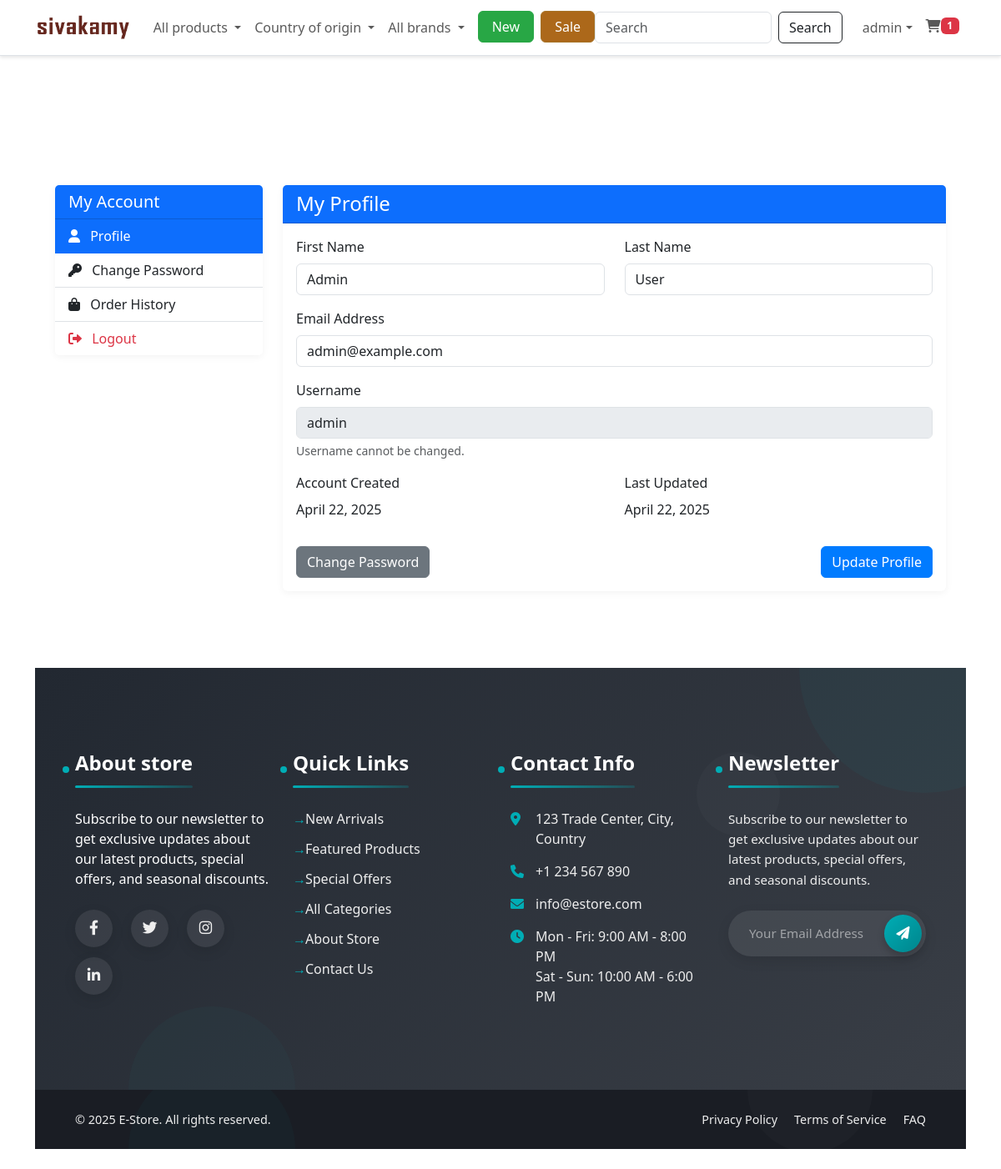
Page /?controller=user&action=profile (signed in) on the committed database.
### tables this page shows
CREATE TABLE IF NOT EXISTS `settings` (
  `id` int NOT NULL AUTO_INCREMENT,
  `key` varchar(100) NOT NULL,
  `value` text,
  `group` varchar(50) DEFAULT 'general',
  `created_at` timestamp NULL DEFAULT CURRENT_TIMESTAMP,
  `updated_at` timestamp NULL DEFAULT CURRENT_TIMESTAMP ON UPDATE CURRENT_TIMESTAMP,
  PRIMARY KEY (`id`),
  UNIQUE KEY `key` (`key`)
);

CREATE TABLE IF NOT EXISTS `users` (
  `id` int NOT NULL AUTO_INCREMENT,
  `username` varchar(50) NOT NULL,
  `email` varchar(100) NOT NULL,
  `password` varchar(255) NOT NULL,
  `first_name` varchar(50) NOT NULL,
  `last_name` varchar(50) NOT NULL,
  `role` enum('admin','customer','staff') NOT NULL DEFAULT 'customer',
  `created_at` timestamp NULL DEFAULT CURRENT_TIMESTAMP,
  `updated_at` timestamp NULL DEFAULT CURRENT_TIMESTAMP ON UPDATE CURRENT_TIMESTAMP,
  PRIMARY KEY (`id`),
  UNIQUE KEY `username` (`username`),
  UNIQUE KEY `email` (`email`)
);

CREATE TABLE IF NOT EXISTS `about_store` (
  `id` int NOT NULL AUTO_INCREMENT,
  `title` varchar(255) NOT NULL,
  `content` text NOT NULL,
  `image_path` varchar(255) DEFAULT NULL,
  `created_at` timestamp NOT NULL DEFAULT CURRENT_TIMESTAMP,
  `updated_at` timestamp NOT NULL DEFAULT CURRENT_TIMESTAMP ON UPDATE CURRENT_TIMESTAMP,
  PRIMARY KEY (`id`)
);

### app/views/customer/profile.php (the view, shortened to what the rows shown need)
<?php require_once APP_PATH . 'views/customer/layouts/header.php'; ?>
<div class="container py-5">
    <div class="row">
        <div class="col-md-3">
            <div class="card mb-4">
                <div class="card-header bg-primary text-white">
                    <h5 class="mb-0">My Account</h5>
                </div>
                <div class="list-group list-group-flush">
                    <a href="<?php echo BASE_URL; ?>?controller=user&action=profile" class="list-group-item list-group-item-action active">
                        <i class="fas fa-user me-2"></i> Profile
                    </a>
                    <a href="<?php echo BASE_URL; ?>?controller=user&action=changePassword" class="list-group-item list-group-item-action">
                        <i class="fas fa-key me-2"></i> Change Password
                    </a>
                    <a href="<?php echo BASE_URL; ?>?controller=order&action=history" class="list-group-item list-group-item-action">
                        <i class="fas fa-shopping-bag me-2"></i> Order History
                    </a>
                    <a href="<?php echo BASE_URL; ?>?controller=user&action=logout" class="list-group-item list-group-item-action text-danger">
                        <i class="fas fa-sign-out-alt me-2"></i> Logout
                    </a>
                </div>
            </div>
        </div>
        <div class="col-md-9">
            <div class="card">
                <div class="card-header bg-primary text-white">
                    <h4 class="mb-0">My Profile</h4>
                </div>
                <div class="card-body">
                    <form action="<?php echo BASE_URL; ?>?controller=user&action=profile" method="POST">
                        <div class="row mb-3">
                            <div class="col-md-6">
                                <label for="first_name" class="form-label">First Name</label>
                                <input type="text" class="form-control <?php echo isset($errors['first_name']) ? 'is-invalid' : ''; ?>" id="first_name" name="first_name" value="<?php echo $user['first_name']; ?>" required>
                            </div>
                            <div class="col-md-6">
                                <label for="last_name" class="form-label">Last Name</label>
                                <input type="text" class="form-control <?php echo isset($errors['last_name']) ? 'is-invalid' : ''; ?>" id="last_name" name="last_name" value="<?php echo $user['last_name']; ?>" required>
                            </div>
                        </div>
                        <div class="mb-3">
                            <label for="email" class="form-label">Email Address</label>
                            <input type="email" class="form-control <?php echo isset($errors['email']) ? 'is-invalid' : ''; ?>" id="email" name="email" value="<?php echo $user['email']; ?>" required>
                        </div>
                        <div class="mb-3">
                            <label for="username" class="form-label">Username</label>
                            <input type="text" class="form-control" id="username" value="<?php echo $user['username']; ?>" disabled>
                            <div class="form-text">Username cannot be changed.</div>
                        </div>
                        <div class="row mb-3">
                            <div class="col-md-6">
                                <label class="form-label">Account Created</label>
                                <p class="form-control-static"><?php echo date('F j, Y', strtotime($user['created_at'])); ?></p>
                            </div>
                            <div class="col-md-6">
                                <label class="form-label">Last Updated</label>
                                <p class="form-control-static"><?php echo date('F j, Y', strtotime($user['updated_at'])); ?></p>
                            </div>
                        </div>
                        <div class="d-flex justify-content-between">
                            <a href="<?php echo BASE_URL; ?>?controller=user&action=changePassword" class="btn btn-secondary">Change Password</a>
                            <button type="submit" class="btn btn-primary">Update Profile</button>
                        </div>
                    </form>
                </div>
            </div>
        </div>
    </div>
</div>
<?php require_once APP_PATH . 'views/customer/layouts/footer.php'; ?>

### app/views/customer/layouts/header.php (shortened to what the rows shown need)
<!DOCTYPE html>
<html lang="en">
<head>
    <link href="https://cdn.jsdelivr.net/npm/bootstrap@5.3.0-alpha1/dist/css/bootstrap.min.css" rel="stylesheet">
    <link rel="stylesheet" href="https://cdnjs.cloudflare.com/ajax/libs/font-awesome/6.0.0/css/all.min.css">
    <link rel="stylesheet" href="https://cdnjs.cloudflare.com/ajax/libs/animate.css/4.1.1/animate.min.css">
    <link rel="stylesheet" href="<?php echo BASE_URL; ?>assets/css/style.css">
</head>
<body style="background-color: #fff;" class="mobile-nav-fixed d-flex flex-column min-vh-100">
    <?php
    $settingModel = new Setting();
    $siteLogo = $settingModel->getSetting('site_logo');
    $siteName = $settingModel->getSetting('site_name') ?: 'Sivakamy';
    ?>
    <nav class="navbar navbar-expand-lg navbar-light bg-white border-bottom d-none d-md-block">
        <div class="container">
            <a class="navbar-brand fw-bold" href="<?php echo BASE_URL; ?>">
                <?php if(!empty($siteLogo) && file_exists(UPLOAD_PATH . $siteLogo)): ?>
                    <img src="<?php echo BASE_URL . 'public/uploads/' . htmlspecialchars($siteLogo); ?>" alt="<?php echo htmlspecialchars($siteName); ?>" style="max-height: 40px;">
                <?php else: ?>
                    <?php echo htmlspecialchars($siteName); ?>
                <?php endif; ?>
            </a>
            <div class="collapse navbar-collapse" id="navbarSupportedContent">
                <ul class="navbar-nav me-auto mb-2 mb-lg-0">
                    <li class="nav-item dropdown">
                        <a class="nav-link dropdown-toggle" href="#" id="categoryDropdown" role="button" data-bs-toggle="dropdown" aria-expanded="false">
                            All products
                        </a>
                    </li>
                    <li class="nav-item dropdown">
                        <a class="nav-link dropdown-toggle" href="#" id="countryDropdown" role="button" data-bs-toggle="dropdown" aria-expanded="false">
                            Country of origin
                        </a>
                    </li>
                    <li class="nav-item dropdown">
                        <a class="nav-link dropdown-toggle" href="#" id="brandDropdown" role="button" data-bs-toggle="dropdown" aria-expanded="false">
                            All brands
                        </a>
                    </li>
                    <li class="nav-item ms-2">
                        <a href="#" class="btn btn-success px-3 fw-medium" style="background-color: #28a745; border-color: #28a745;">New </a>
                    </li>
                    <li class="nav-item ms-2">
                        <a href="#" class="btn btn-success px-3 fw-medium" style="background-color:rgb(172, 104, 26); border-color:rgb(167, 116, 40);">Sale</a>
                    </li>
                </ul>
                <div class="d-lg-flex flex-column flex-lg-row align-items-start align-items-lg-center mt-3 mt-lg-0">
                    <form class="d-none d-md-flex w-100 mb-3 mb-lg-0 me-lg-2" action="<?php echo BASE_URL; ?>?controller=product&action=search" method="GET">
                        <input class="form-control me-2" type="search" name="keyword" placeholder="Search" aria-label="Search">
                        <button class="btn btn-outline-dark" type="submit">Search</button>
                    </form>
                    <ul class="navbar-nav ms-lg-2">
                        <?php if(isLoggedIn()) : ?>
                            <li class="nav-item dropdown">
                                <a class="nav-link dropdown-toggle d-flex align-items-center" href="#" id="navbarDropdown" role="button" data-bs-toggle="dropdown" aria-expanded="false">
                                    <span><?php echo $_SESSION['user_name']; ?></span>
                                </a>
                            </li>
                        <?php endif; ?>
                        <li class="nav-item">
                            <a class="nav-link d-flex align-items-center" href="<?php echo BASE_URL; ?>?controller=cart">
                                <i class="fas fa-shopping-cart"></i>
                                <?php if(isLoggedIn()) : ?>
                                    <span class="badge bg-danger cart-count">
                                        <?php
                                            $cartModel = new Cart();
                                            echo $cartModel->getCartCount($_SESSION['user_id']);
                                        ?>
                                    </span>
                                <?php endif; ?>
                            </a>
                        </li>
                    </ul>
                </div>
            </div>
        </div>
    </nav>
    <main class="container py-4">
    <main class="container py-4">

### app/views/customer/layouts/footer.php (shortened to what the rows shown need)
</main>
<footer class="full-width-section">
    <div class="footer-top">
        <div class="footer-decoration circle-1"></div>
        <div class="footer-decoration circle-2"></div>
        <div class="container-fluid px-4 px-xl-5 max-width-1400">
            <div class="row">
                <div class="col-lg-3 col-md-6">
                    <div class="footer-widget">
                        <?php
                        $aboutTitle = 'About Our Store';
                        $aboutContent = 'Your one-stop shop for quality products. We offer the best deals and fast delivery to your doorstep with a satisfaction guarantee on all purchases.';
                        if (isset($GLOBALS['db'])) {
                            try {
                                require_once APP_PATH . 'models/AboutStore.php';
                                $aboutStore = new AboutStore($GLOBALS['db']);
                                $aboutEntries = $aboutStore->getAll();
                                if (!empty($aboutEntries[0])) {
                                    $aboutTitle = htmlspecialchars($aboutEntries[0]['title']);
                                    $aboutContent = $aboutEntries[0]['content'];
                                }
                            } catch (Exception $e) {
                                error_log('Error loading about store content: ' . $e->getMessage());
                            }
                        }
                        ?>
                        <h4><a href="<?php echo BASE_URL; ?>?controller=about&action=index" style="color: inherit; text-decoration: none;"><?php echo $aboutTitle; ?></a></h4>
                        <div class="about-content">
                            <?php
                            $shortContent = strip_tags($aboutContent);
                            $shortContent = strlen($shortContent) > 150 ? substr($shortContent, 0, 150) . '...' : $shortContent;
                            echo $shortContent;
                            ?>
                        </div>
                        <div class="social-links">
                            <a href="#"><i class="fab fa-facebook-f"></i></a>
                            <a href="#"><i class="fab fa-twitter"></i></a>
                            <a href="#"><i class="fab fa-instagram"></i></a>
                            <a href="#"><i class="fab fa-linkedin-in"></i></a>
                        </div>
                    </div>
                </div>
                <div class="col-lg-3 col-md-6">
                    <div class="footer-widget">
                        <h4>Quick Links</h4>
                        <ul class="footer-links">
                            <li><a href="<?php echo BASE_URL; ?>?controller=product&action=new">New Arrivals</a></li>
                            <li><a href="<?php echo BASE_URL; ?>?controller=product&action=featured">Featured Products</a></li>
                            <li><a href="<?php echo BASE_URL; ?>?controller=product&action=sale">Special Offers</a></li>
                            <li><a href="<?php echo BASE_URL; ?>?controller=category&action=all">All Categories</a></li>
                            <li><a href="<?php echo BASE_URL; ?>?controller=about&action=index">About Store</a></li>
                            <li><a href="<?php echo BASE_URL; ?>?controller=page&action=contact">Contact Us</a></li>
                        </ul>
                    </div>
                </div>
                <div class="col-lg-3 col-md-6">
                    <div class="footer-widget">
                        <h4>Contact Info</h4>
                        <ul class="contact-info">
                            <li>
                                <i class="fas fa-map-marker-alt"></i>
                                123 Trade Center, City, Country
                            </li>
                            <li>
                                <i class="fas fa-phone"></i>
                                +1 234 567 890
                            </li>
                            <li>
                                <i class="fas fa-envelope"></i>
                                info@estore.com
                            </li>
                            <li>
                                <i class="fas fa-clock"></i>
                                Mon - Fri: 9:00 AM - 8:00 PM<br>
                                Sat - Sun: 10:00 AM - 6:00 PM
                            </li>
                        </ul>
                    </div>
                </div>
                <div class="col-lg-3 col-md-6">
                    <div class="footer-widget">
                        <h4>Newsletter</h4>
                        <p>Subscribe to our newsletter to get exclusive updates about our latest products, special offers, and seasonal discounts.</p>
                        <form class="newsletter-form">
                            <input type="email" placeholder="Your Email Address" required>
                            <button type="submit"><i class="fas fa-paper-plane"></i></button>
                        </form>
                    </div>
                </div>
            </div>
        </div>
    </div>
    <div class="footer-bottom">
        <div class="container-fluid px-4 px-xl-5 max-width-1400">
            <div class="footer-bottom-content">
                <p class="copyright-text">&copy; <?php echo date('Y'); ?> E-Store. All rights reserved.</p>
                <div class="footer-bottom-links">
                    <a href="<?php echo BASE_URL; ?>?controller=page&action=privacy">Privacy Policy</a>
                    <a href="<?php echo BASE_URL; ?>?controller=page&action=terms">Terms of Service</a>
                    <a href="<?php echo BASE_URL; ?>?controller=page&action=faq">FAQ</a>
                </div>
            </div>
        </div>
    </div>
</footer>
</body>
</html>

### rows in the picture
settings: value (picture)
users: first_name "Admin", last_name "User", email "admin@example.com", username "admin", created_at "April 22, 2025", updated_at "April 22, 2025"
about_store: title "About store", content "Subscribe to our newsletter to get exclusive updates about our latest products, special offers, and seasonal discounts."

### other values in the picture
$_SESSION['user_name'] "admin"
$cartModel->getCartCount($_SESSION['user_id']) "1"
